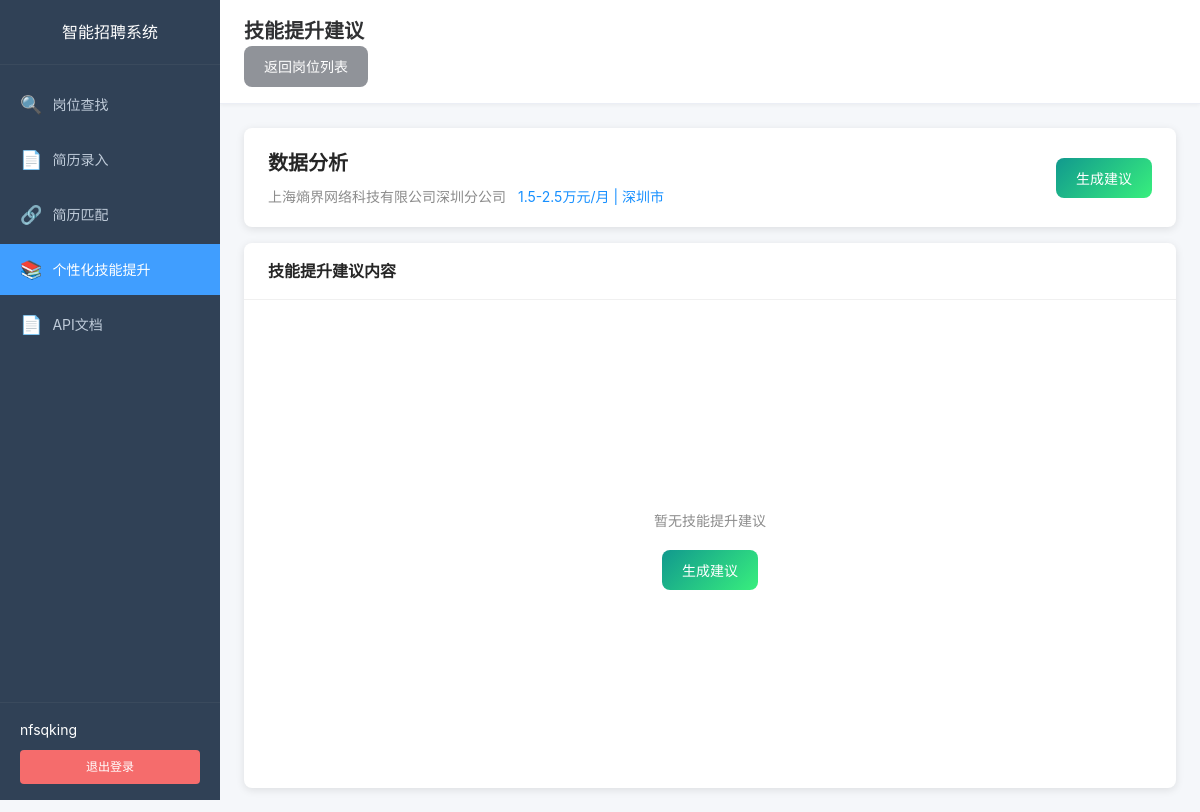
The app's page /skill_improvement/suggestion/31 (signed in) with its own data.
### app/models/user.py (models this page shows, shortened)
class User(UserMixin, db.Model):
    __tablename__ = 'users'
    id = db.Column(db.Integer, primary_key=True)
    username = db.Column(db.String(80), unique=True, nullable=False, index=True)
    email = db.Column(db.String(120), unique=True, nullable=False, index=True)
    password_hash = db.Column(db.String(255), nullable=False)
    nickname = db.Column(db.String(80))
    is_active = db.Column(db.Boolean, default=True)
    created_at = db.Column(db.DateTime, default=datetime.utcnow)
    updated_at = db.Column(db.DateTime, default=datetime.utcnow, onupdate=datetime.utcnow)

### app/models/job.py (models this page shows, shortened)
class Job(db.Model):
    __tablename__ = 'jobs'
    id = db.Column(db.Integer, primary_key=True)
    job_id = db.Column(db.String(100), unique=True, nullable=False, index=True)
    job_name = db.Column(db.String(200), nullable=False)
    job_salary = db.Column(db.String(50))
    location = db.Column(db.String(100))
    experience = db.Column(db.String(50))
    education = db.Column(db.String(50))
    job_description = db.Column(db.Text)
    company_name = db.Column(db.String(200))
    industry = db.Column(db.String(100))
    company_type = db.Column(db.String(100))
    company_size = db.Column(db.String(50))
    detail_url = db.Column(db.Text, nullable=True)
    user_id = db.Column(db.Integer, db.ForeignKey('users.id'), nullable=True, index=True)
    created_at = db.Column(db.DateTime, default=datetime.utcnow)
    updated_at = db.Column(db.DateTime, default=datetime.utcnow, onupdate=datetime.utcnow)

### app/routes/skill_improvement.py (the view)
@skill_improvement.route('/skill_improvement/suggestion/<int:job_id>')
@login_required
def suggestion(job_id):
    current_resume = get_current_resume()
    has_resume = current_resume is not None
    job = Job.query.filter_by(id=job_id, user_id=current_user.id).first()
    if not job:
        return render_template('skill_suggestion.html',
                             job=None,
                             has_resume=has_resume,
                             has_suggestion=False,
                             suggestion=None)
    current_resume_id = get_current_resume_id()
    suggestion = None
    has_suggestion = False
    if current_resume_id:
        suggestion = SkillSuggestion.query.filter_by(
            resume_id=current_resume_id,
            job_id=job_id
        ).first()
        has_suggestion = suggestion is not None
    return render_template('skill_suggestion.html',
                         job=job,
                         has_resume=has_resume,
                         has_suggestion=has_suggestion,
                         suggestion=suggestion)

### app/models/user.py (called while the page is built)
@login_manager.user_loader
def load_user(user_id: str):
    return User.query.get(int(user_id))

### app/routes/skill_improvement.py (called while the page is built, shortened)
def get_current_resume_id():
    resume_id = session.get('current_resume_id')
    if resume_id:
        resume = Resume.query.filter_by(id=resume_id, user_id=current_user.id).first()
        if resume:
            return resume_id
    active_resume = Resume.query.filter_by(user_id=current_user.id, is_active=True).first()
    if active_resume:
        session['current_resume_id'] = active_resume.id
        return active_resume.id

def get_current_resume():
    resume_id = get_current_resume_id()
    if resume_id:
        return Resume.query.get(resume_id)
    return None

### app/templates/skill_suggestion.html (shortened to what this page needs)
{% extends "base.html" %}
{% block extra_css %}
<link rel="stylesheet" href="{{ url_for('static', filename='css/dashboard.css') }}">
<link rel="stylesheet" href="{{ url_for('static', filename='css/skill_improvement.css') }}">
{% endblock %}
{% block content %}
<div class="app-container">
    <aside class="sidebar">
        <div class="sidebar-header">
            <h2>智能招聘系统</h2>
        </div>
        <nav class="sidebar-nav">
            <ul class="nav-menu">
                <li class="nav-item">
                    <a href="{{ url_for('dashboard.index') }}" class="nav-link">
                        <span class="nav-icon">&#128269;</span>
                        <span class="nav-text">岗位查找</span>
                    </a>
                </li>
                <li class="nav-item">
                    <a href="{{ url_for('resume.list_resumes') }}" class="nav-link">
                        <span class="nav-icon">&#128196;</span>
                        <span class="nav-text">简历录入</span>
                    </a>
                </li>
                <li class="nav-item">
                    <a href="{{ url_for('match.index') }}" class="nav-link">
                        <span class="nav-icon">&#128279;</span>
                        <span class="nav-text">简历匹配</span>
                    </a>
                </li>
                <li class="nav-item active">
                    <a href="{{ url_for('skill_improvement.index') }}" class="nav-link">
                        <span class="nav-icon">&#128218;</span>
                        <span class="nav-text">个性化技能提升</span>
                    </a>
                </li>
                <li class="nav-item">
                    <a href="{{ url_for('api_docs.doc') }}" class="nav-link" target="_blank">
                        <span class="nav-icon">&#128196;</span>
                        <span class="nav-text">API文档</span>
                    </a>
                </li>
            </ul>
        </nav>
        <div class="sidebar-footer">
            <div class="user-info">
                <span class="user-name">{{ current_user.nickname or current_user.username }}</span>
            </div>
            <a href="{{ url_for('auth.logout') }}" class="logout-btn">退出登录</a>
        </div>
    </aside>
    <main class="main-content">
        <header class="main-header">
            <h1>技能提升建议</h1>
            <a href="{{ url_for('skill_improvement.index') }}" class="btn btn-secondary">返回岗位列表</a>
        </header>
        <div class="content-wrapper">
            {% if not has_resume %}
            <div class="message-panel">
                <p class="message-text">请先创建简历后再使用此功能</p>
                <a href="{{ url_for('resume.list_resumes') }}" class="btn btn-primary">去创建简历</a>
            </div>
            {% elif not job %}
            <div class="message-panel">
                <p class="message-text">岗位不存在</p>
                <a href="{{ url_for('skill_improvement.index') }}" class="btn btn-primary">返回岗位列表</a>
            </div>
            {% else %}
            <div class="suggestion-page-container">
                <div class="suggestion-header">
                    <div class="suggestion-title">
                        <h2>{{ job.job_name }}</h2>
                        <div class="job-info">
                            <span>{{ job.company_name }}</span>
                            <span class="company">{{ job.job_salary or '面议' }} | {{ job.location or '未知' }}</span>
                        </div>
                    </div>
                    <div class="suggestion-actions">
                        {% if has_suggestion %}
                        <button class="btn btn-primary" id="regenerateBtn" data-job-id="{{ job.id }}">重新生成</button>
                        {% else %}
                        <button class="btn btn-success" id="generateBtn" data-job-id="{{ job.id }}">生成建议</button>
                        {% endif %}
                    </div>
                </div>
                <div class="suggestion-content-wrapper">
                    <div class="suggestion-content-header">
                        <h3>技能提升建议内容</h3>
                    </div>
                    <div class="suggestion-content-body" id="suggestionContent">
                        {% if has_suggestion and suggestion %}
                        <div id="existingContent" data-content="{{ suggestion.suggestion | e }}"></div>
                        {% else %}
                        <div class="empty-state">
                            <p>暂无技能提升建议</p>
                            <button class="btn btn-success" id="emptyGenerateBtn" data-job-id="{{ job.id }}">生成建议</button>
                        </div>
                        {% endif %}
                    </div>
                </div>
            </div>
            {% endif %}
        </div>
    </main>
</div>
{% endblock %}

### app/static/css/base.css (style rules this page uses)
* { margin: 0; padding: 0; box-sizing: border-box; }
html, body { height: 100%; font-family: -apple-system, BlinkMacSystemFont, 'Segoe UI', 'PingFang SC', 'Hiragino Sans GB', 'Microsoft YaHei', sans-serif; font-size: 14px; line-height: 1.5; color: #333; background-color: #f5f7fa; }
a { color: #409eff; text-decoration: none; }
button { cursor: pointer; border: none; outline: none; font-family: inherit; }
.btn { display: inline-block; padding: 10px 20px; font-size: 14px; font-weight: 500; border-radius: 4px; transition: all 0.3s ease; }
.btn-secondary { background-color: #909399; color: #fff; }
.btn-success { background-color: #67c23a; color: #fff; }

### app/static/css/dashboard.css (style rules this page uses)
.app-container { display: flex; min-height: 100vh; }
.sidebar { width: 220px; background: #304156; color: #bfcbd9; display: flex; flex-direction: column; position: fixed; height: 100vh; left: 0; top: 0; z-index: 100; }
.sidebar-header { padding: 20px; text-align: center; border-bottom: 1px solid #3a4a5d; }
.sidebar-header h2 { font-size: 16px; color: #fff; font-weight: 500; }
.sidebar-nav { flex: 1; padding: 10px 0; overflow-y: auto; }
.nav-menu { list-style: none; }
.nav-item { margin: 4px 0; }
.nav-link { display: flex; align-items: center; padding: 12px 20px; color: #bfcbd9; transition: all 0.3s ease; }
.nav-item.active .nav-link { background: #409eff; color: #fff; }
.nav-icon { font-size: 18px; margin-right: 10px; }
.nav-text { font-size: 14px; }
.sidebar-footer { padding: 16px 20px; border-top: 1px solid #3a4a5d; }
.user-info { margin-bottom: 10px; }
.user-name { font-size: 14px; color: #fff; }
.logout-btn { display: block; padding: 8px 16px; background: #f56c6c; color: #fff; border-radius: 4px; text-align: center; font-size: 12px; transition: background 0.3s ease; }
.main-content { flex: 1; margin-left: 220px; background: #f5f7fa; }
.main-header { background: #fff; padding: 16px 24px; border-bottom: 1px solid #ebeef5; box-shadow: 0 1px 4px rgba(0, 0, 0, 0.05); }
.main-header h1 { font-size: 20px; color: #303133; }
.content-wrapper { padding: 24px; }
.empty-state { display: flex; justify-content: center; align-items: center; min-height: 200px; color: #909399; }
.job-info { flex: 1; }

### app/static/css/skill_improvement.css (style rules this page uses)
.btn { display: inline-block; padding: 10px 20px; border: none; border-radius: 8px; font-size: 14px; cursor: pointer; transition: all 0.3s ease; text-decoration: none; }
.btn-success { background: linear-gradient(135deg, #11998e 0%, #38ef7d 100%); color: white; }

### app/templates/skill_suggestion.html (style rules this page uses)
.suggestion-page-container { display: flex; flex-direction: column; height: calc(100vh - 140px); }
.suggestion-header { background: #fff; border-radius: 8px; box-shadow: 0 2px 8px rgba(0, 0, 0, 0.1); padding: 20px 24px; margin-bottom: 16px; display: flex; justify-content: space-between; align-items: center; }
.suggestion-title { display: flex; flex-direction: column; gap: 8px; }
.suggestion-title h2 { margin: 0; color: #262626; font-size: 20px; }
.suggestion-title .job-info { color: #8c8c8c; font-size: 14px; }
.suggestion-title .job-info .company { margin-left: 8px; color: #1890ff; }
.suggestion-content-wrapper { flex: 1; background: #fff; border-radius: 8px; box-shadow: 0 2px 8px rgba(0, 0, 0, 0.1); display: flex; flex-direction: column; overflow: hidden; }
.suggestion-content-header { padding: 16px 24px; border-bottom: 1px solid #f0f0f0; display: flex; justify-content: space-between; align-items: center; }
.suggestion-content-header h3 { margin: 0; color: #262626; font-size: 16px; }
.suggestion-content-body { flex: 1; padding: 24px; overflow-y: auto; }
.suggestion-content-body p { margin: 10px 0; line-height: 1.8; }
.empty-state { display: flex; flex-direction: column; align-items: center; justify-content: center; height: 100%; min-height: 300px; color: #8c8c8c; }
.empty-state p { margin-bottom: 16px; }

### records on screen
User: nickname "nfsqking"
Job: job_name "数据分析", company_name "上海熵界网络科技有限公司深圳分公司", job_salary "1.5-2.5万元/月", location "深圳市"
